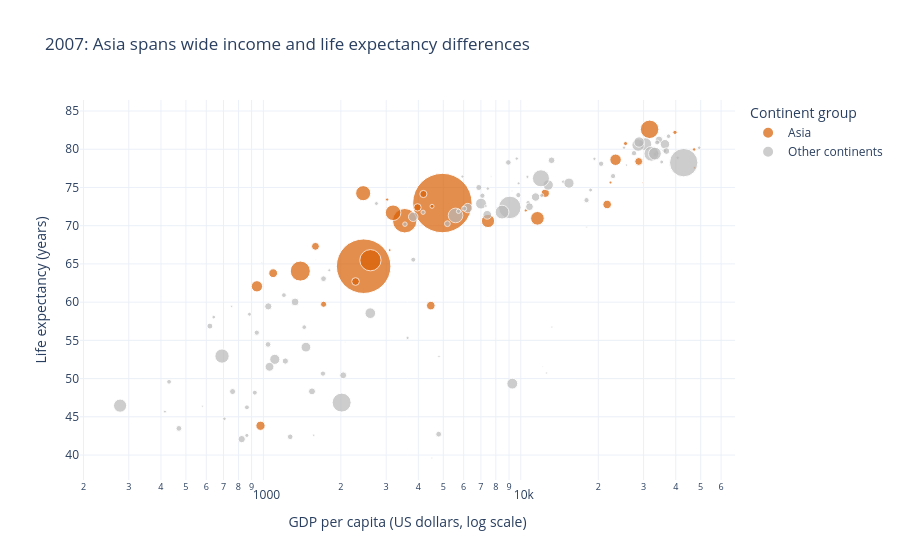

Notebook source saved alongside this figure:
### Markdown cell above
## Task 2 — Bubble chart: tell a story

**What to build:** A bubble chart (full 2007 dataset, all countries) where:
- x = GDP per capita (log scale)
- y = life expectancy
- size = population
- colour = ONE continent highlighted (your choice), all others grey
- At least one annotation explaining the highlighted group's story

> This is the grey-and-highlight technique applied to a bubble chart.

### Code cell
# Task 2 — Bubble chart: highlight Asia against all other continents

year_choice = 2007
highlight_continent = 'Asia'

# Keep all countries in 2007
task2 = df.loc[df['year'] == year_choice].copy()

# Create a group for highlighting
task2['group'] = task2['continent'].apply(
    lambda continent: 'Asia' if continent == highlight_continent
    else 'Other continents'
)

# Grey for other continents and orange for Asia
fig2 = px.scatter(
    task2,
    x='gdpPercap',
    y='lifeExp',
    size='pop',
    size_max=42,
    color='group',
    color_discrete_map={
        'Asia': '#D95F02',
        'Other continents': '#B8B8B8'
    },
    hover_name='country',
    hover_data={
        'continent': True,
        'pop': ':,',
        'gdpPercap': ':,.0f',
        'lifeExp': ':.1f',
        'group': False
    },
    log_x=True,
    title='2007: Asia spans wide income and life expectancy differences',
    labels={
        'gdpPercap': 'GDP per capita (US dollars, log scale)',
        'lifeExp': 'Life expectancy (years)',
        'group': 'Continent group',
        'pop': 'Population'
    }
)

# Add an explanatory annotation
fig2.add_annotation(
    x=1800,
    y=72,
    text='Asia is diverse: countries span a wide range<br>'
         'of incomes and life expectancies.',
    showarrow=True,
    arrowhead=2,
    ax=85,
    ay=-45
)

fig2.update_layout(template='plotly_white')

fig2.show()

### Figure 1 — Plotly figure (JSON) as saved in the notebook; plotly's stock layout.template omitted (floating-point values rounded to 4 significant figures; data arrays with more than 128 entries replaced by an {"elided": "..."} marker saying what was removed)
{"data": [{"customdata": [["Asia", 31889923, "Asia"], ["Asia", 708573, "Asia"], ["Asia", 150448339, "Asia"], ["Asia", 14131858, "Asia"], ["Asia", 1318683096, "Asia"], ["Asia", 6980412, "Asia"], ["Asia", 1110396331, "Asia"], ["Asia", 223547000, "Asia"], ["Asia", 69453570, "Asia"], ["Asia", 27499638, "Asia"], ["Asia", 6426679, "Asia"], ["Asia", 127467972, "Asia"], ["Asia", 6053193, "Asia"], ["Asia", 23301725, "Asia"], ["Asia", 49044790, "Asia"], ["Asia", 2505559, "Asia"], ["Asia", 3921278, "Asia"], ["Asia", 24821286, "Asia"], ["Asia", 2874127, "Asia"], ["Asia", 47761980, "Asia"], ["Asia", 28901790, "Asia"], ["Asia", 3204897, "Asia"], ["Asia", 169270617, "Asia"], ["Asia", 91077287, "Asia"], ["Asia", 27601038, "Asia"], ["Asia", 4553009, "Asia"], ["Asia", 20378239, "Asia"], ["Asia", 19314747, "Asia"], ["Asia", 23174294, "Asia"], ["Asia", 65068149, "Asia"], ["Asia", 85262356, "Asia"], ["Asia", 4018332, "Asia"], ["Asia", 22211743, "Asia"]], "hovertemplate": "<b>%{hovertext}</b><br><br>GDP per capita (US dollars, log scale)=%{x:,.0f}<br>Life expectancy (years)=%{y:.1f}<br>Population=%{customdata[1]:,}<br>continent=%{customdata[0]}<extra></extra>", "hovertext": ["Afghanistan", "Bahrain", "Bangladesh", "Cambodia", "China", "Hong Kong, China", "India", "Indonesia", "Iran", "Iraq", "Israel", "Japan", "Jordan", "Korea, Dem. Rep.", "Korea, Rep.", "Kuwait", "Lebanon", "Malaysia", "Mongolia", "Myanmar", "Nepal", "Oman", "Pakistan", "Philippines", "Saudi Arabia", "Singapore", "Sri Lanka", "Syria", "Taiwan", "Thailand", "Vietnam", "West Bank and Gaza", "Yemen, Rep."], "legendgroup": "Asia", "marker": {"color": "#D95F02", "size": [31889923, 708573, 150448339, 14131858, 1318683096, 6980412, 1110396331, 223547000, 69453570, 27499638, 6426679, 127467972, 6053193, 23301725, 49044790, 2505559, 3921278, 24821286, 2874127, 47761980, 28901790, 3204897, 169270617, 91077287, 27601038, 4553009, 20378239, 19314747, 23174294, 65068149, 85262356, 4018332, 22211743], "sizemode": "area", "sizeref": 747600.0, "symbol": "circle"}, "mode": "markers", "name": "Asia", "orientation": "v", "showlegend": true, "type": "scatter", "x": [974.6, 29800.0, 1391.0, 1714.0, 4959.0, 39720.0, 2452.0, 3541.0, 11610.0, 4471.0, 25520.0, 31660.0, 4519.0, 1593.0, 23350.0, 47310.0, 10460.0, 12450.0, 3096.0, 944.0, 1091.0, 22320.0, 2606.0, 3190.0, 21650.0, 47140.0, 3970.0, 4185.0, 28720.0, 7458.0, 2442.0, 3025.0, 2281.0], "xaxis": "x", "y": [43.83, 75.64, 64.06, 59.72, 72.96, 82.21, 64.7, 70.65, 70.96, 59.55, 80.75, 82.6, 72.53, 67.3, 78.62, 77.59, 71.99, 74.24, 66.8, 62.07, 63.78, 75.64, 65.48, 71.69, 72.78, 79.97, 72.4, 74.14, 78.4, 70.62, 74.25, 73.42, 62.7], "yaxis": "y"}, {"customdata": {"elided": "109x3 mixed values"}, "hovertemplate": "<b>%{hovertext}</b><br><br>GDP per capita (US dollars, log scale)=%{x:,.0f}<br>Life expectancy (years)=%{y:.1f}<br>Population=%{customdata[1]:,}<br>continent=%{customdata[0]}<extra></extra>", "hovertext": ["Albania", "Algeria", "Angola", "Argentina", "Australia", "Austria", "Belgium", "Benin", "Bolivia", "Bosnia and Herzegovina", "Botswana", "Brazil", "Bulgaria", "Burkina Faso", "Burundi", "Cameroon", "Canada", "Central African Republic", "Chad", "Chile", "Colombia", "Comoros", "Congo, Dem. Rep.", "Congo, Rep.", "Costa Rica", "Cote d'Ivoire", "Croatia", "Cuba", "Czech Republic", "Denmark", "Djibouti", "Dominican Republic", "Ecuador", "Egypt", "El Salvador", "Equatorial Guinea", "Eritrea", "Ethiopia", "Finland", "France", "Gabon", "Gambia", "Germany", "Ghana", "Greece", "Guatemala", "Guinea", "Guinea-Bissau", "Haiti", "Honduras", "Hungary", "Iceland", "Ireland", "Italy", "Jamaica", "Kenya", "Lesotho", "Liberia", "Libya", "Madagascar", "Malawi", "Mali", "Mauritania", "Mauritius", "Mexico", "Montenegro", "Morocco", "Mozambique", "Namibia", "Netherlands", "New Zealand", "Nicaragua", "Niger", "Nigeria", "Norway", "Panama", "Paraguay", "Peru", "Poland", "Portugal", "Puerto Rico", "Reunion", "Romania", "Rwanda", "Sao Tome and Principe", "Senegal", "Serbia", "Sierra Leone", "Slovak Republic", "Slovenia", "Somalia", "South Africa", "Spain", "Sudan", "Swaziland", "Sweden", "Switzerland", "Tanzania", "Togo", "Trinidad and Tobago", "Tunisia", "Turkey", "Uganda", "United Kingdom", "United States", "Uruguay", "Venezuela", "Zambia", "Zimbabwe"], "legendgroup": "Other continents", "marker": {"color": "#B8B8B8", "size": [3600523, 33333216, 12420476, 40301927, 20434176, 8199783, 10392226, 8078314, 9119152, 4552198, 1639131, 190010647, 7322858, 14326203, 8390505, 17696293, 33390141, 4369038, 10238807, 16284741, 44227550, 710960, 64606759, 3800610, 4133884, 18013409, 4493312, 11416987, 10228744, 5468120, 496374, 9319622, 13755680, 80264543, 6939688, 551201, 4906585, 76511887, 5238460, 61083916, 1454867, 1688359, 82400996, 22873338, 10706290, 12572928, 9947814, 1472041, 8502814, 7483763, 9956108, 301931, 4109086, 58147733, 2780132, 35610177, 2012649, 3193942, 6036914, 19167654, 13327079, 12031795, 3270065, 1250882, 108700891, 684736, 33757175, 19951656, 2055080, 16570613, 4115771, 5675356, 12894865, 135031164, 4627926, 3242173, 6667147, 28674757, 38518241, 10642836, 3942491, 798094, 22276056, 8860588, 199579, 12267493, 10150265, 6144562, 5447502, 2009245, 9118773, 43997828, 40448191, 42292929, 1133066, 9031088, 7554661, 38139640, 5701579, 1056608, 10276158, 71158647, 29170398, 60776238, 301139947, 3447496, 26084662, 11746035, 12311143], "sizemode": "area", "sizeref": 747600.0, "symbol": "circle"}, "mode": "markers", "name": "Other continents", "orientation": "v", "showlegend": true, "type": "scatter", "x": [5937.0, 6223.0, 4797.0, 12780.0, 34440.0, 36130.0, 33690.0, 1441.0, 3822.0, 7446.0, 12570.0, 9066.0, 10680.0, 1217.0, 430.1, 2042.0, 36320.0, 706.0, 1704.0, 13170.0, 7007.0, 986.1, 277.6, 3633.0, 9645.0, 1545.0, 14620.0, 8948.0, 22830.0, 35280.0, 2082.0, 6025.0, 6873.0, 5581.0, 5728.0, 12150.0, 641.4, 690.8, 33210.0, 30470.0, 13210.0, 752.7, 32170.0, 1328.0, 27540.0, 5186.0, 942.7, 579.2, 1202.0, 3548.0, 18010.0, 36180.0, 40680.0, 28570.0, 7321.0, 1463.0, 1569.0, 414.5, 12060.0, 1045.0, 759.3, 1043.0, 1803.0, 10960.0, 11980.0, 9254.0, 3820.0, 823.7, 4811.0, 36800.0, 25190.0, 2749.0, 619.7, 2014.0, 49360.0, 9809.0, 4173.0, 7409.0, 15390.0, 20510.0, 19330.0, 7670.0, 10810.0, 863.1, 1598.0, 1712.0, 9787.0, 862.5, 18680.0, 25770.0, 926.1, 9270.0, 28820.0, 2602.0, 4513.0, 33860.0, 37510.0, 1107.0, 883.0, 18010.0, 7093.0, 8458.0, 1056.0, 33200.0, 42950.0, 10610.0, 11420.0, 1271.0, 469.7], "xaxis": "x", "y": [76.42, 72.3, 42.73, 75.32, 81.23, 79.83, 79.44, 56.73, 65.55, 74.85, 50.73, 72.39, 73.0, 52.3, 49.58, 50.43, 80.65, 44.74, 50.65, 78.55, 72.89, 65.15, 46.46, 55.32, 78.78, 48.33, 75.75, 78.27, 76.49, 78.33, 54.79, 72.23, 74.99, 71.34, 71.88, 51.58, 58.04, 52.95, 79.31, 80.66, 56.73, 59.45, 79.41, 60.02, 79.48, 70.26, 56.01, 46.39, 60.92, 70.2, 73.34, 81.76, 78.89, 80.55, 72.57, 54.11, 42.59, 45.68, 73.95, 59.44, 48.3, 54.47, 64.16, 72.8, 76.19, 74.54, 71.16, 42.08, 52.91, 79.76, 80.2, 72.9, 56.87, 46.86, 80.2, 75.54, 71.75, 71.42, 75.56, 78.1, 78.75, 76.44, 72.48, 46.24, 65.53, 63.06, 74.0, 42.57, 74.66, 77.93, 48.16, 49.34, 80.94, 58.56, 39.61, 80.88, 81.7, 52.52, 58.42, 69.82, 73.92, 71.78, 51.54, 79.42, 78.24, 76.38, 73.75, 42.38, 43.49], "yaxis": "y"}], "layout": {"annotations": [{"arrowhead": 2, "ax": 85, "ay": -45, "showarrow": true, "text": "Asia is diverse: countries span a wide range<br>of incomes and life expectancies.", "x": 1800, "y": 72}], "legend": {"itemsizing": "constant", "title": {"text": "Continent group"}, "tracegroupgap": 0}, "title": {"text": "2007: Asia spans wide income and life expectancy differences"}, "xaxis": {"anchor": "y", "domain": [0, 1], "title": {"text": "GDP per capita (US dollars, log scale)"}, "type": "log"}, "yaxis": {"anchor": "x", "domain": [0, 1], "title": {"text": "Life expectancy (years)"}}}}
